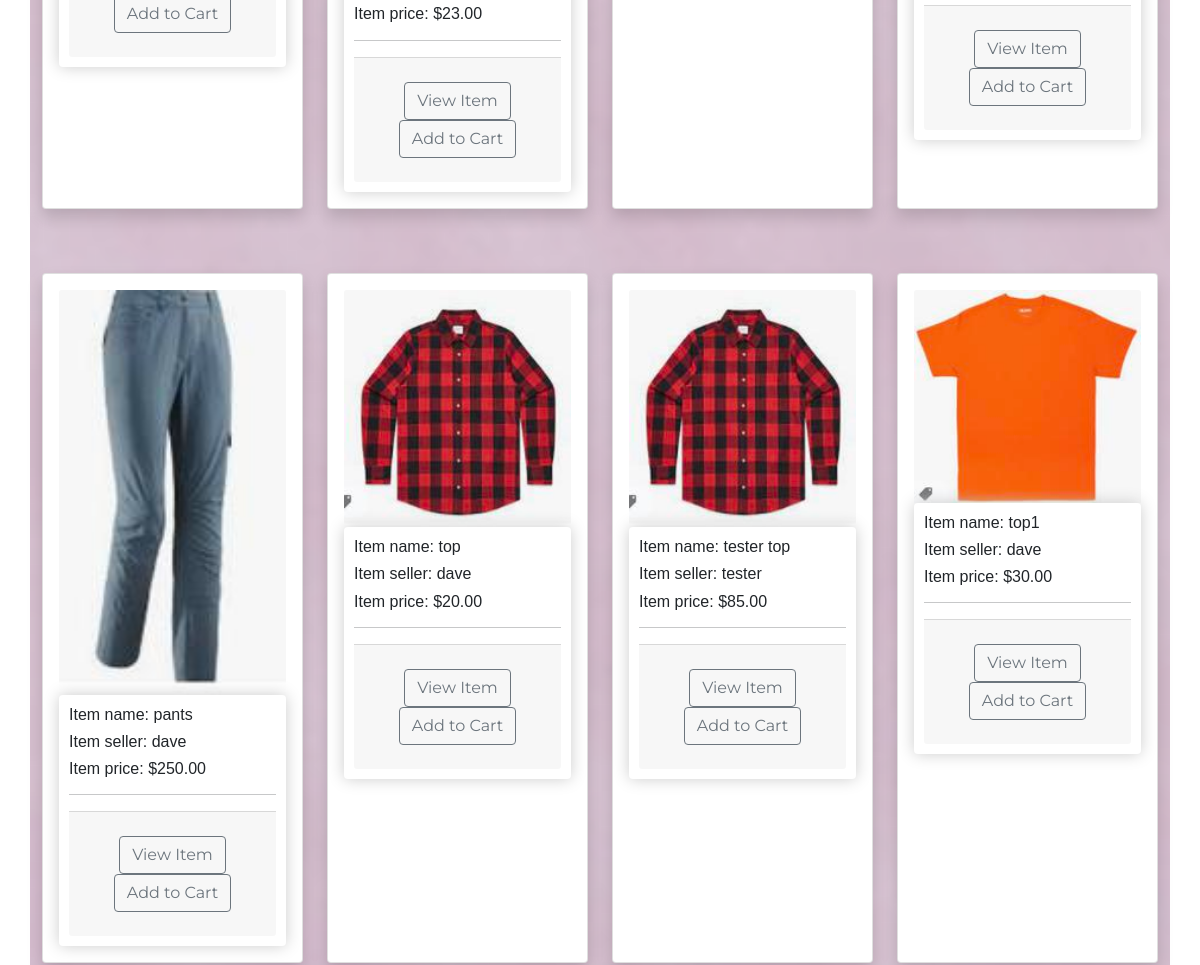
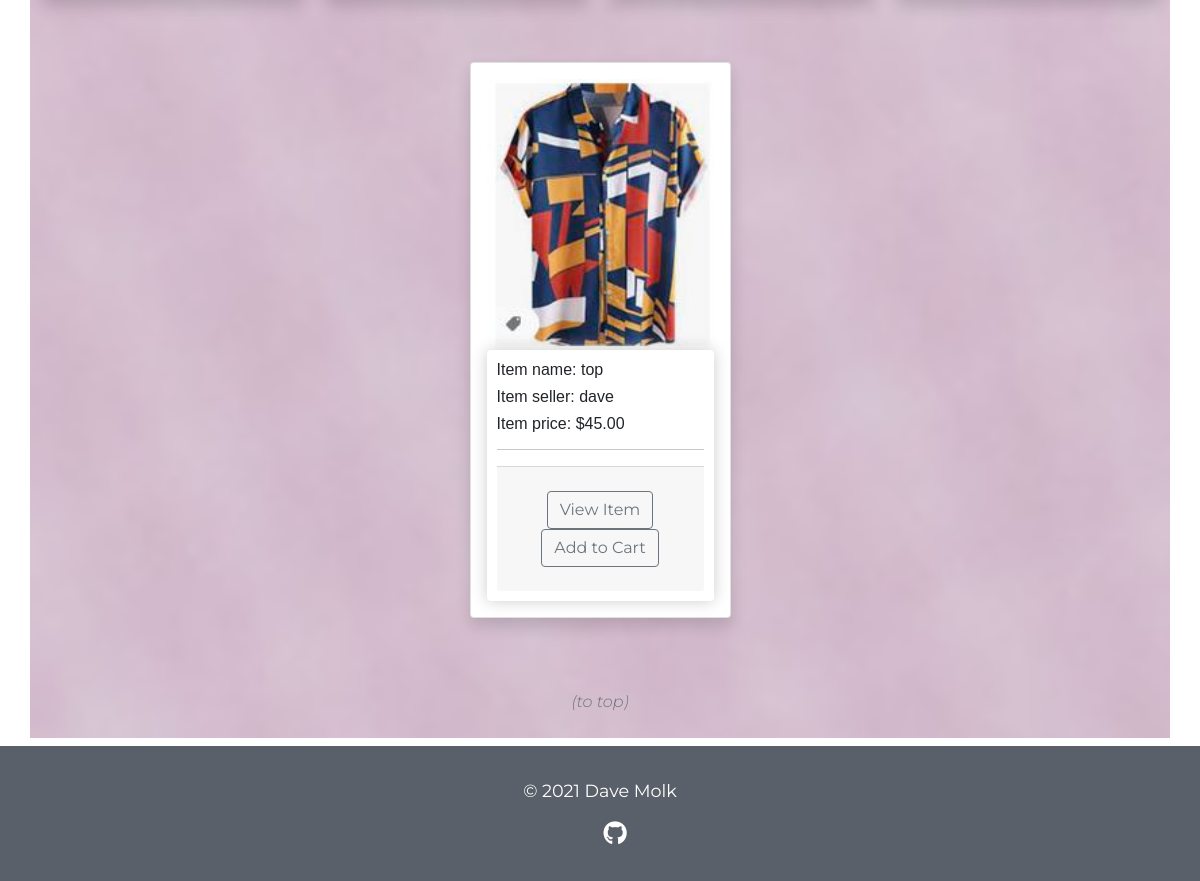
Before: /store/ (signed in, lower part) with the older database file (2 pictures, top to bottom).
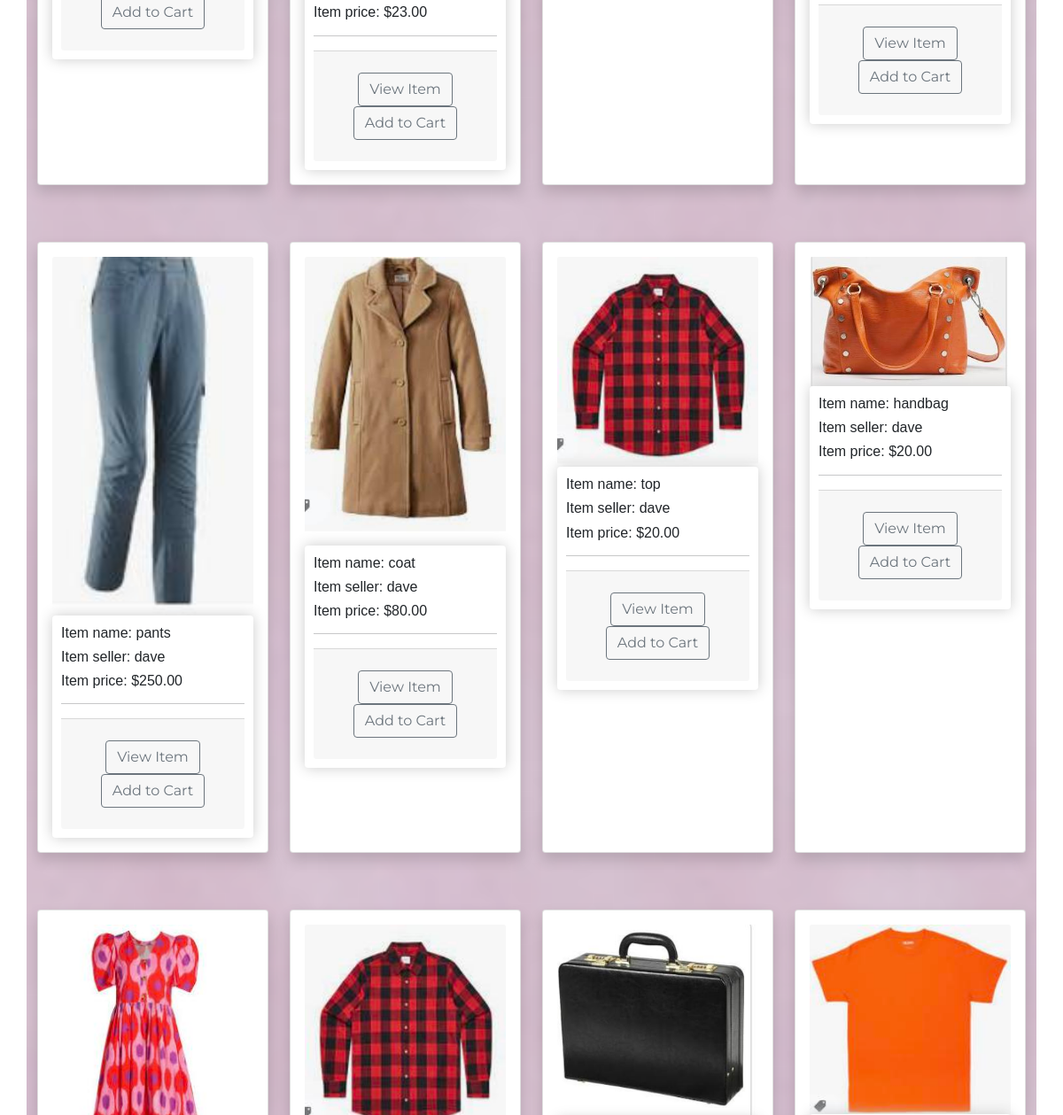
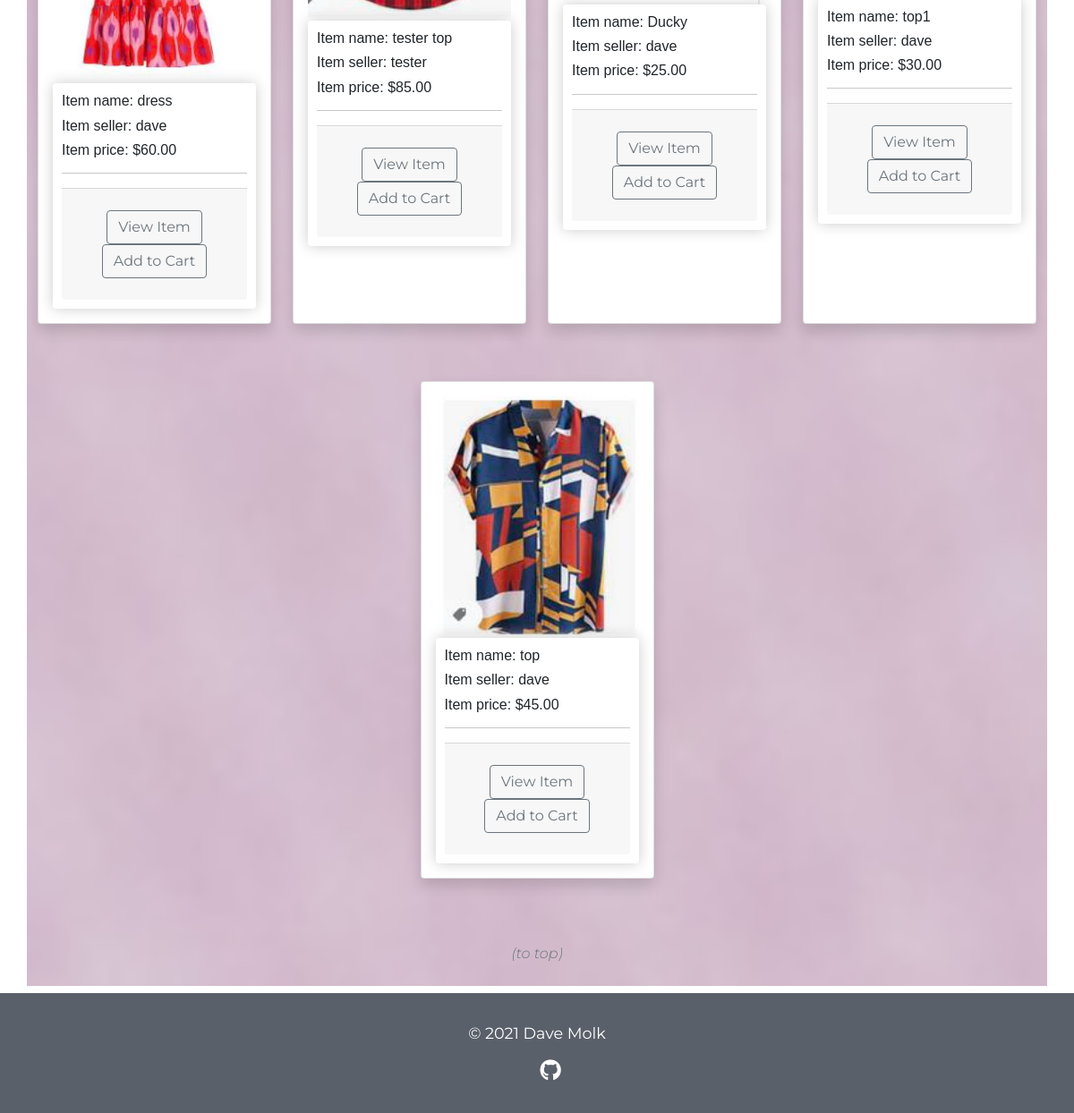
After: the same page with the newer database file (2 pictures, top to bottom).
### wardrobe/models.py (models this page shows, shortened)
class Item(models.Model):
    top = 'top'
    bottom = 'bottom'
    dress = 'dress'
    shoe = 'shoe'
    outerwear = 'outerwear'
    handbag = 'handbag'
    other = 'other'
    item_type = [
        (top, 'top'),
        (bottom, 'bottom'),
        (dress, 'dress'),
        (shoe, 'shoe'),
        (outerwear, 'outerwear'),
        (handbag, 'handbag'),
        (other, 'other'),
    ]
    owner = models.ForeignKey(Profile, null=True, blank=True, on_delete=models.CASCADE)
    name = models.CharField(max_length=100)
    description = models.TextField(max_length=300, blank=True, null=True)
    type = models.CharField(max_length=100, choices = item_type, default=shoe)
    image = ResizedImageField(size=[961, 1140], blank=True, null=True, upload_to="images", default="images/itemdefault.jpg")
    url = models.URLField(max_length=200, blank=True, null=True)
    sell = models.BooleanField(default=False)
    price = models.DecimalField(max_digits=7, decimal_places=2, blank=True, null=True)
    tags = models.ManyToManyField('Tag', blank=True)
    created = models.DateTimeField(auto_now_add=True)
    id = models.UUIDField(default=uuid.uuid4, unique=True, primary_key=True, editable=False)
    @property
    def imageURL(self):
        try:
            url = self.image.url
        except:
            url = ''
        return url

### user/models.py (models this page shows)
class Profile(models.Model):
    user = models.OneToOneField(
        User, on_delete=models.CASCADE, null=True, blank=True)
    name = models.CharField(max_length=200, blank=True, null=True)
    email = models.EmailField(max_length=500, blank=True, null=True)
    username = models.CharField(max_length=200, blank=True, null=True)
    created = models.DateTimeField(auto_now_add=True)
    id = models.UUIDField(default=uuid.uuid4, unique=True,
                          primary_key=True, editable=False)
    def __str__(self):
        return str(self.username)

### store/views.py (the view)
# urls.py: path('store/', include('store.urls')),
@login_required(login_url="login")
def store(request):
    data = cartData(request)
    cartItems = data['cartItems']
    items, search_query = searchItems(request)
    context = {'items': items, 'cartItems': cartItems}
    return render(request, 'store/store.html', context)

### store/models.py (called while the page is built)
    @property
    def get_cart_items(self):
        orderitems = self.orderitem_set.all()
        total = sum([item.quantity for item in orderitems])
        return total

### store/utils.py (called while the page is built)
def searchItems(request):
    search_query = ''
    if request.GET.get('search_query'):
        search_query = request.GET.get('search_query')
    tags = Tag.objects.filter(name__icontains=search_query)
    items = Item.objects.filter(sell=True).distinct().filter(
        Q(name__icontains=search_query) |
        Q(description__icontains=search_query) |
        Q(type__icontains=search_query) |
        Q(owner__username__icontains=search_query) |
        Q(tags__in=tags)
    )
    return items, search_query

def cartData(request):
	if request.user.is_authenticated:
		customer = request.user.profile
		order, created = Order.objects.get_or_create(customer=customer, complete=False)
		orderItems = order.orderitem_set.all()
		cartItems = order.get_cart_items
	else:
		return redirect('login')
	return {'cartItems': cartItems ,'order': order, 'orderItems': orderItems}

### store/templates/store/store.html (shortened to what this page needs)
{% extends 'main.html' %}
{% load static %}
{% block content %}
{% if items %}
<div class="container-lg bg-light texture">
    <div class="row my-2 justify-content-center">
    {% for item in items %}
    {% if request.user.profile != item.owner %}
    {% if item.price %}
      <div class="col-8 col-lg-4 col-xl-3 mb-3 d-flex align-items-stretch">
        <div class="card-group">
          <div class="card shadow p-3 mb-5 bg-body rounded" >
            {% if item.url %}
            <img src="{{item.url}}" class="card-img-top">
            {% else %}
            <img src="{{item.imageURL}}" class="card-img-top">
            {% endif %}
            <div class="box-element product">
                <h6>Item name: {{item.name}}</h6>
                <h6>Item seller: {{item.owner}}</h6>
                <h6>Item price: ${{item.price|floatformat:2}}</h6>
                <hr>
                <div class="card-footer text-center py-4">
                  <a href="{% url 'sale-item' item.id %}" class="btn btn-outline-secondary">View Item</a>
                  <button data-product={{item.id}} data-action="add" class="btn btn-outline-secondary add-btn update-cart">Add to Cart</button>
                </div>
            </div>
          </div>
        </div>
      </div>
      {% endif %}
      {% endif %}
    {% endfor %}
    <a class="nav-link text-center" href="#"><p class="fst-italic fw-light text-muted">(to top)</p></a>
    </div>
  </div>
{% endif %}
{% endblock %}

### templates/main.html (shortened to what this page needs)
{% load static %}
<!DOCTYPE html>
<html>
  <head>
    <link href="https://cdn.jsdelivr.net/npm/bootstrap@5.0.2/dist/css/bootstrap.min.css" rel="stylesheet">
    <link rel="stylesheet" type="text/css" href="{% static 'css/wardrobe.css' %}">
  </head>
  <body>
    {% block content %}
    {% endblock %}
    {% include 'footer.html' %}
  </body>
</html>

### templates/navbar.html (shortened to what this page needs)
{% load static %}

### templates/footer.html
<footer class="copyright footer">
    <div class="container">
        <div class="row">
            <div class="col-sm-12">
                <p>&copy; 2021 Dave Molk</p>
                <span style="margin-left: 30px;">
                <a href="https://github.com/davemolk" target="_blank"><i class="github fa fa-github"></i></a>
                </span>
            </div>
        </div>
    </div>
</footer>

### static/css/wardrobe.css (style rules this page uses)
:root { --yellow: #ffe6a2; }
body { background-color: #fff; font-family: 'Montserrat', sans-serif; }
.texture { background-image: url('/static/images/texture1.png'); background-repeat: no-repeat; background-size: cover; }
.box-element { box-shadow: hsl(0, 0%, 80%) 0 0 16px; border-radius: 4px; padding: 10px; }
h1, h2, h3, h4, h5, h6 { font-family: 'Manrope', sans-serif; }
.footer { background: #5a606a; text-align: center; color: #FFF; position: fixed; left: 0; bottom: 0; width: 100%; }
.copyright { width: 100%; text-align: center; margin: 0; padding: 2rem 0; position: relative; }
.copyright p { font-size: 1.1rem; }
.github { font-size: 24px; color: rgb(255, 255, 255); }

Changed rows visible on the page:
added Item: imageURL (picture), name "coat", owner "dave", price "80.00"
added Item: imageURL (picture), name "handbag", owner "dave", price "20.00"
added Item: imageURL (picture), name "dress", owner "dave", price "60.00"
added Item: imageURL (picture), name "Ducky", owner "dave", price "25.00"
